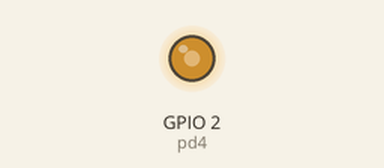
The program below on a simulated ESP8266 board running MicroPython. On the bench: output pins drawn as LEDs (lit = HIGH).

Above: at 0.05 s.
At 2.35 s:
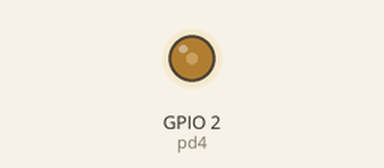
At 7.65 s:
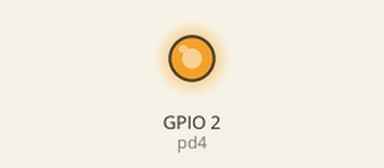
At 15.25 s:
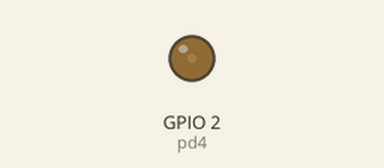
Timing chart, 0 to 20.0 s (numbered marks = the images above):
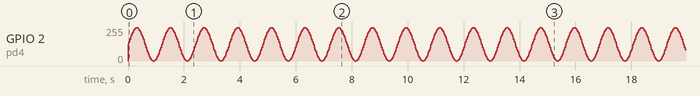

The program:

Fade.py
```python
import time
import math
import machine

pd4 = machine.Pin(2)
led = machine.PWM(pd4, freq=1000)
fadeAmount = 0.5
brightness = 0

while(True):
    led.duty(int(math.sin(brightness / 10 * math.pi) * 500 + 500))
    brightness = brightness + fadeAmount
    if(brightness <= 0 or brightness >= 255):
        fadeAmount = -fadeAmount
    time.sleep_ms(30)
```
